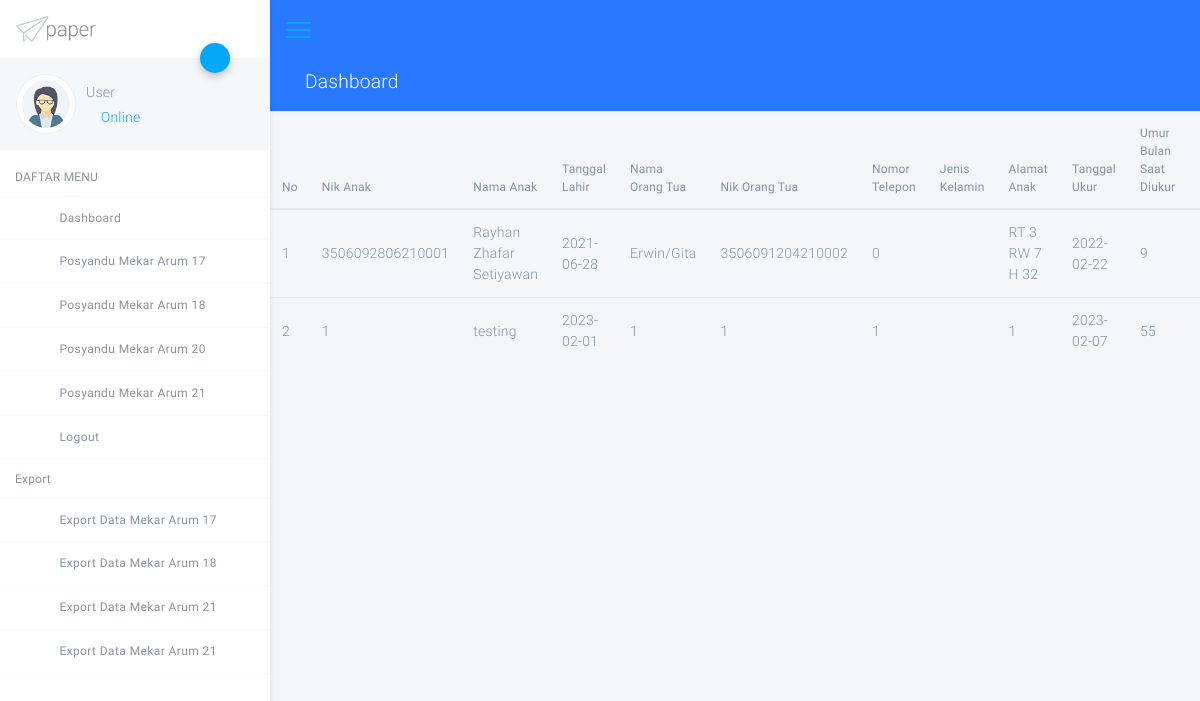
/crudfinal/404/mekar20user/formlaki.php (signed in), run on the app's committed database.
### tables this page shows
CREATE TABLE `mekar20` (
  `id` int(100) NOT NULL,
  `Nik` varchar(100) NOT NULL,
  `NamaAnak` varchar(100) NOT NULL,
  `TanggalLahir` date NOT NULL,
  `NamaOrangTua` varchar(100) DEFAULT NULL,
  `NikOrangTua` varchar(100) DEFAULT NULL,
  `NomorTelepon` varchar(100) DEFAULT NULL,
  `Alamat` varchar(100) DEFAULT NULL,
  `TanggalUkur` date NOT NULL,
  `UmurBulan` double NOT NULL,
  `BeratBadan` double NOT NULL,
  `TinggiBadan` double NOT NULL,
  `jeniskelamin` varchar(100) DEFAULT NULL,
  `zsbbu` varchar(100) DEFAULT NULL,
  `StatusGiziBB` varchar(100) DEFAULT NULL,
  `zstbu` varchar(100) DEFAULT NULL,
  `StatusGiziTB` varchar(100) DEFAULT NULL,
  `zsimt` varchar(100) DEFAULT NULL,
  `StatusGiziIMT` varchar(100) DEFAULT NULL
);

### crudfinal/404/mekar20user/formlaki.php (the view, shortened to what this page needs)
<!DOCTYPE html>
<html lang="zxx">
<head>
    <link rel="stylesheet" href="../assets/css/app.css">
</head>
<body class="light">
<div id="app">
<aside class="main-sidebar fixed offcanvas shadow">
    <section class="sidebar">
        <div class="w-80px mt-3 mb-3 ml-3">
            <img src="../assets/img/basic/logo.png" alt="">
        </div>
        <div class="relative">
            <a data-toggle="collapse" href="#userSettingsCollapse" role="button" aria-expanded="false"
               aria-controls="userSettingsCollapse" class="btn-fab btn-fab-sm fab-right fab-top btn-primary shadow1 ">
                <i class="icon icon-cogs"></i>
            </a>
            <div class="user-panel p-3 light mb-2">
                <div>
                    <div class="float-left image">
                        <img class="user_avatar" src="../assets/img/dummy/u2.png" alt="User Image">
                    </div>
                    <div class="float-left info">
                        <h6 class="font-weight-light mt-2 mb-1">User</h6>
                        <a href="#"><i class="icon-circle text-primary blink"></i> Online</a>
                    </div>
                </div>
                <div class="clearfix"></div>
            </div>
        </div>
        <ul class="sidebar-menu">
            <li class="header"><strong>DAFTAR MENU</strong></li>
            <li><a href="../usertesting.php"><i class="icon icon-sailing-boat-water yellow-text s-18"></i>Dashboard</a>
            </li>
            <li><a href="../mekar17user/formlaki.php"><i class="icon icon-wpforms green-text s-18"></i>Posyandu Mekar Arum 17</a>
            </li>
            <li><a href="../mekar18user/formlaki.php"><i class="icon icon-wpforms blue-text s-18"></i>Posyandu Mekar Arum 18</a>
            </li>
            <li><a href="formlaki.php"><i class="icon icon-wpforms green-text s-18"></i>Posyandu Mekar Arum 20</a>
            </li>
            <li><a href="../mekar21user/formlaki.php"><i class="icon icon-wpforms blue-text s-18"></i>Posyandu Mekar Arum 21</a>
            </li>
            <li><a href="../logout.php"><i class="icon icon-power-off red-text s-18 " ></i>Logout</a>
            </li>
            <li class="header"><strong>Export</strong></li>
            <li><a href="../mekar17user/exportpage.php" target=”_blank”><i class="icon icon-file-excel-o green-text s-18"></i>Export Data Mekar Arum 17</a>
            </li>
            <li><a href="../mekar18user/exportpage.php" target=”_blank”><i class="icon icon-file-excel-o blue-text s-18"></i>Export Data Mekar Arum 18</a>
            <li><a href="exportpage.php" target=”_blank”><i class="icon icon-file-excel-o green-text s-18"></i>Export Data Mekar Arum 21</a>
            </li>
            <li><a href="../mekar21user/exportpage.php" target=”_blank”><i class="icon icon-file-excel-o blue-text s-18"></i>Export Data Mekar Arum 21</a>
        </ul>
    </section>
</aside>
<div class="has-sidebar-left">
    <div class="sticky">
        <div class="navbar navbar-expand navbar-dark d-flex justify-content-between bd-navbar blue accent-3">
            <div class="relative">
                <a href="#" data-toggle="offcanvas" class="paper-nav-toggle pp-nav-toggle">
                    <i></i>
                </a>
            </div>
        </div>
    </div>
</div>
<div class="page has-sidebar-left height-full">
    <header class="blue accent-3 relative nav-sticky">
        <div class="container-fluid text-white">
            <div class="row p-t-b-10 ">
                <div class="col">
                    <h4>
                        <i class="icon-box"></i>
                        Dashboard
                    </h4>
                </div>
            </div>
        </div>
    </header>
	<div class="table-responsive">
	<table class="table table-striped table-hover r-0 data-tables">
		<thead>
		<tr >
		<th>No</th>
        <th>Nik Anak</th>
		<th>Nama Anak</th>
        <th>Tanggal Lahir</th>
        <th>Nama Orang Tua</th>
        <th>Nik Orang Tua</th>
        <th>Nomor Telepon</th>
        <th>Jenis Kelamin</th>
        <th>Alamat Anak</th>
        <th>Tanggal Ukur</th>
        <th>Umur Bulan Saat Diukur</th>
        <th>Berat Badan</th>
		</tr>
		</thead>
		<tbody>
		<?php
		include 'koneksi.php';
		$no = 1;
		$data = mysqli_query($koneksi,"select * from mekar20");
		while($d = mysqli_fetch_array($data)){
			?>
			<tr>
            <td><?php echo $no++; ?></td>
			    <td><?php echo $d['Nik'];            ?></td>
				<td><?php echo $d['NamaAnak'];       ?></td>
				<td><?php echo $d['TanggalLahir'];   ?></td>
                <td><?php echo $d['NamaOrangTua'];   ?></td>
                <td><?php echo $d['NikOrangTua'];    ?></td>
                <td><?php echo $d['NomorTelepon'];   ?></td>
                <td><?php echo $d['Posyandu'];       ?></td>
                <td><?php echo $d['Alamat'];         ?></td>
				<td><?php echo $d['TanggalUkur'];    ?></td>
				<td><?php echo $d['UmurBulan'];     ?></td>
                <td><?php echo $d['BeratBadan'];    ?></td>
			</tr>
			<?php
		}
		?>
		</tbody>
	</table>
	</div>
</div>
</body>
</html>

### data on the page
mekar20: Nik "3506092806210001", NamaAnak "Rayhan Zhafar Setiyawan", TanggalLahir "2021-06-28", NamaOrangTua "Erwin/Gita", NikOrangTua "3506091204210002", NomorTelepon "0", Alamat "RT 3 RW 7 H 32", TanggalUkur "2022-02-22", UmurBulan "9"
mekar20: Nik "1", NamaAnak "testing", TanggalLahir "2023-02-01", NamaOrangTua "1", NikOrangTua "1", NomorTelepon "1", Alamat "1", TanggalUkur "2023-02-07", UmurBulan "55"
